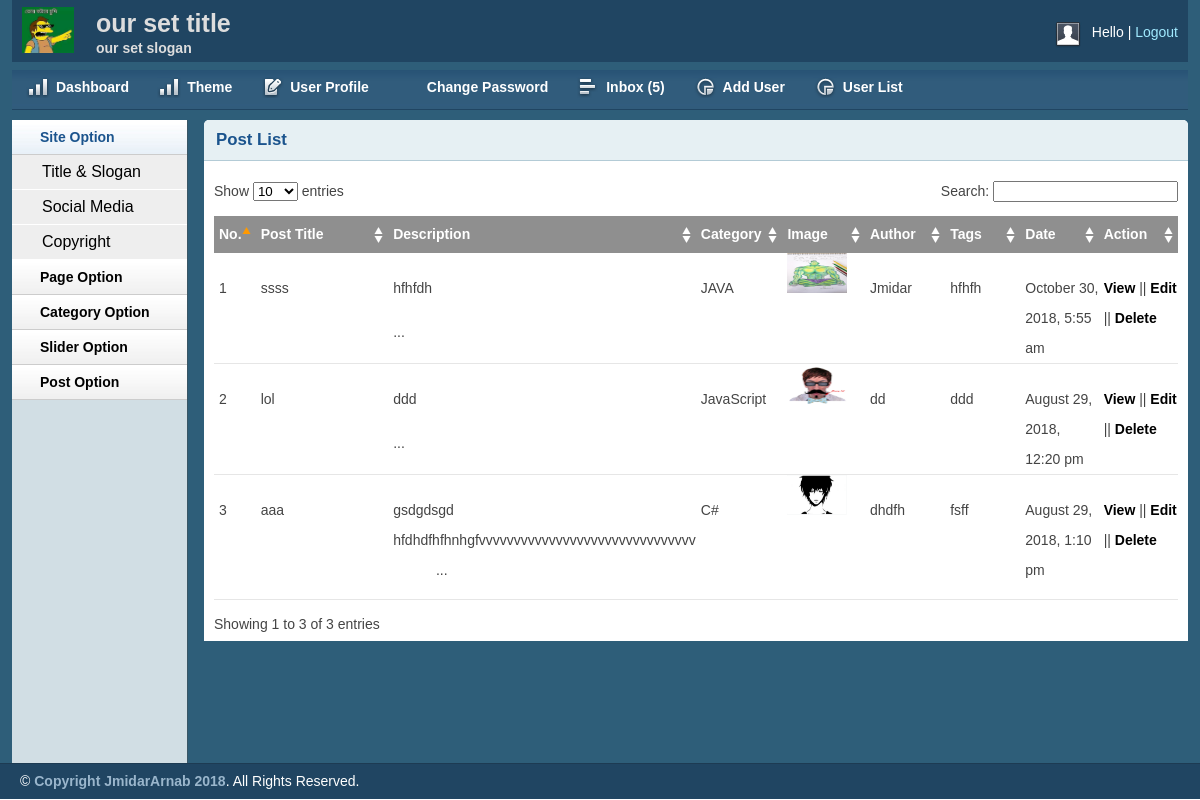
The app's page /admin/postlist.php with its own data.
### tables this page shows
CREATE TABLE `title_slogan` (
  `id` int(11) NOT NULL,
  `title` varchar(255) NOT NULL,
  `slogan` varchar(255) NOT NULL,
  `logo` varchar(255) NOT NULL
);

CREATE TABLE `tbl_post` (
  `id` int(11) NOT NULL,
  `cat` int(11) NOT NULL,
  `title` varchar(255) NOT NULL,
  `body` text NOT NULL,
  `image` varchar(255) NOT NULL,
  `author` varchar(50) NOT NULL,
  `tags` varchar(255) NOT NULL,
  `date` timestamp NOT NULL DEFAULT CURRENT_TIMESTAMP,
  `userid` int(11) NOT NULL
);

CREATE TABLE `tbl_category` (
  `id` int(11) NOT NULL,
  `name` varchar(50) NOT NULL
);

CREATE TABLE `tbl_footer` (
  `id` int(11) NOT NULL,
  `note` varchar(255) NOT NULL
);

### lib/Database.php (called while the page is built, shortened)
<?php
Class Database{
	public $host   = DB_HOST;
	public $user   = DB_USER;
	public $pass   = DB_PASS;
	public $dbname = DB_NAME;
	public $link;
	private function connectDB(){
	$this->link = new mysqli($this->host, $this->user, $this->pass, $this->dbname);
 }
	public function select($query){
		$result = $this->link->query($query) or die($this->link->error.__LINE__);
		if($result->num_rows > 0){
			return $result;
		} else {
			return false;
		}
	}
}

### lib/Session.php (called while the page is built, shortened)
<?php
class Session{
	public static function get($key){
		if (isset($_SESSION[$key])){
			return $_SESSION[$key];
		} else {
			return false;
		}
	}
}
?>

### helpers/Format.php (called while the page is built, shortened)
<?php
class Format{
	public function formatDate($date){
		return	date('F j, Y, g:i a', strtotime($date));
	}
	public function textShorten($text, $limit = 400){
		$text = $text. " ";
		$text = substr($text, 0, $limit);
		$text = substr($text, 0, strrpos($text, ' '));
		$text = $text."...";
		return $text;
	}
}
?>

### admin/postlist.php (the view, shortened to what this page needs)
<?php include 'inc/header.php' ?>
<?php include 'inc/sidebar.php' ?>
        <div class="grid_10">
            <div class="box round first grid">
                <h2>Post List</h2>
                <div class="block">
                    <table class="data display datatable" id="example">
					<thead>
						<tr>
							<th width="5%">No.</th>
							<th width="20%">Post Title</th>
							<th width="15%">Description</th>
							<th width="10%">Category</th>
							<th width="10%">Image</th>
							<th width="10%">Author</th>
							<th width="10%">Tags</th>
							<th width="10%">Date</th>
							<th width="10%">Action</th>
						</tr>
					</thead>
					<tbody>
				   <?php
                  	$query = "SELECT tbl_post.*, tbl_category.name FROM tbl_post INNER JOIN tbl_category ON tbl_post.cat = tbl_category.id ORDER By tbl_post.title desc";
                  	$post = $db->select($query);
                  	if ($post){
                  		$i = 0;
                  		while ($result = $post->fetch_assoc()) {
                  			$i++;
                  ?>
						<tr class="odd gradeX">
							<td><?php echo $i; ?></td>
							<td><?php echo $result['title']; ?></td>
							<td><?php echo $fm->textShorten($result['body'],100); ?></td>
							<td><?php echo $result['name']; ?></td>
							<td><img src="<?php echo $result['image']; ?>" height="40px"; width="60px"; /></td>
							<td><?php echo $result['author']; ?></td>
							<td><?php echo $result['tags']; ?></td>
							<td><?php echo $fm->formatDate($result['date']); ?></td>
			<td>
				<a href="viewpost.php?viewpostid=<?php echo $result['id']; ?>">View</a>
			<?php if (Session::get('userId') == $result['userid'] || Session::get('userRole') == '0')
			{ ?>
				||
				<a href="editpost.php?editpostid=<?php echo $result['id']; ?>">Edit</a>
				||
				<a onclick="return confirm('Are you sure to Delete...???');"
								 href="delpost.php?delpostid=<?php echo $result['id']; ?>">Delete</a>
			<?php } ?>
			</td>
		</tr>
				   <?php } } ?>
					</tbody>
				</table>
               </div>
            </div>
        </div>
<?php include 'inc/footer.php' ?>

### admin/inc/header.php (shortened to what this page needs)
<?php
    include '../lib/Session.php' ;
?>
<?php include '../lib/Database.php'; ?>
<?php include '../helpers/Format.php'; ?>
<?php
    $db = new Database();
    $fm = new Format();
?>
<!DOCTYPE html>
<html>
<head>
    <link rel="stylesheet" type="text/css" href="css/reset.css" media="screen" />
    <link rel="stylesheet" type="text/css" href="css/text.css" media="screen" />
    <link rel="stylesheet" type="text/css" href="css/grid.css" media="screen" />
    <link rel="stylesheet" type="text/css" href="css/layout.css" media="screen" />
    <link rel="stylesheet" type="text/css" href="css/nav.css" media="screen" />
    <link href="css/table/demo_page.css" rel="stylesheet" type="text/css" />
</head>
<body>
    <div class="container_12">
        <div class="grid_12 header-repeat">
            <div id="branding">
                <div class="floatleft logo">
    <?php
        $query = "SELECT * FROM title_slogan WHERE id=1";
        $blog_title = $db->select($query);
        if ($blog_title){
            while ($result = $blog_title->fetch_assoc()) {
    ?>
                        <img src="<?php echo $result['logo']; ?>" alt="Logo" />
                </div>
                <div class="floatleft middle">
                    <h1><?php echo $result['title']; ?></h1>
                    <p><?php echo $result['slogan']; ?></p>
                </div>
    <?php } } ?>
                <div class="floatright">
                    <div class="floatleft">
                        <img src="img/img-profile.jpg" alt="Profile Pic" /></div>
                    <div class="floatleft marginleft10">
                        <ul class="inline-ul floatleft">
                            <li>Hello <?php echo Session::get('username'); ?></li>
                            <li><a href="?action=logout">Logout</a></li>
                        </ul>
                    </div>
                </div>
            </div>
        </div>
        <div class="grid_12">
            <ul class="nav main">
                <li class="ic-dashboard"><a href="index.php"><span>Dashboard</span></a> </li>
                <li class="ic-dashboard"><a href="theme.php"><span>Theme</span></a> </li>
                <li class="ic-form-style"><a href="profile.php"><span>User Profile</span></a></li>
                <li class="ic-typography"><a href="changepassword.php"><span>Change Password</span></a></li>
                <li class="ic-grid-tables"><a href="inbox.php"><span>Inbox
            <?php
                $query = "SELECT * FROM tbl_contact WHERE status='0' order by id desc";
                $msg = $db->SELECT($query);
                  if ($msg) {
                      $count = mysqli_num_rows($msg);
                      echo "(".$count.")";
                  }else{
                    echo "(0)";
                  }
            ?>
                </span></a></li>
            <?php if(Session::get('userRole') == '0'){  ?>
                <li class="ic-charts"><a href="adduser.php"><span>Add User</span></a></li>
            <?php } ?>
                <li class="ic-charts"><a href="userlist.php"><span>User List</span></a></li>
            </ul>
        </div>

### admin/inc/footer.php (shortened to what this page needs)
    </div>
    <div id="site_info">
 <?php
    $query = "SELECT * FROM tbl_footer WHERE id='1'";
    $copyright = $db->select($query);
      if ($copyright){
        while ($result = $copyright->fetch_assoc()) {
  ?>
        <p>
         &copy; <a href="http://trainingwithliveproject.com"><?php echo $result['note']; ?> <?php echo date('Y'); ?></a>. All Rights Reserved.
        </p>
  <?php } } ?>
    </div>
</body>
</html>

### admin/css/layout.css (style rules this page uses)
body { background: #fff none repeat scroll 0 0; color: #444; font-size: 14px; padding: 0; }
.floatleft { float:left; }
.logo img { margin-top: -15px; width: 52px; }
.middle { margin-left: 22px; margin-top: -14px; }
.middle h1 { color:#ddd;margin:0 }
.middle p { color: #ddd; margin: 0; font-weight: bold; }
.floatright { float:right; }
.inline-ul li { display:inline; color:#fff; }
.marginleft10 { margin-left:10px; }
a { color: #000; font-weight:bold; text-decoration: none; }
.container_12, .container_16 { background:#2E5E79; }
h1, h2, h3, h4, h5, h6 { line-height:1.2em; margin-bottom:.3em; }
h2 { margin-top:1em; }
#branding { font-weight: normal; margin-bottom: 0; padding: 22px 10px 3px; text-align: left; }
.header-repeat { background:url(../img/header-repeat.jpg) repeat-x; }
#branding a { color:#A1EAFF; font-weight:normal; }
#branding a:before { content:" | "; color:#fff; }
#branding ul, #branding ul li { margin:0px; padding:0px; }
#branding li { padding:0px 0px 0px 0px !important; }
.box { background:#fff; margin-bottom:20px; padding:10px 10px 10px 10px; margin-left:-8px; }
.box.grid { padding-bottom:40px; }
.box.round { -moz-border-radius: 5px 5px 0px 0px; -webkit-border-radius: 5px 5px 0px 0px; border-radius: 5px 5px 0px 0px; }
.box h2 { font-size:1.2em; font-weight:bold; color:#1B548D; background:#E6F0F3; margin:-10px -10px 0 -10px; padding:10px 12px; border-bottom:1px solid #B3CBD6; -moz-border-radius: 5px 5px 0px 0px; -webkit-border-radius: 5px 5px 0px 0px; border-radius: 5px 5px 0px 0px; }
.box.first { min-height: 406px; }
.block { padding-top:20px; }
p { margin-bottom:1em; }
ul, ol { padding-top:0; }
#site_info { color:#fff; background:#204562; border-top:1px solid #1d3b53; padding-left:20px; }
#site_info p { line-height:35px; margin-bottom:0px; }
#site_info a { color:#9ab6cc; }
.block { padding-bottom:1px; }
table.display { margin: 0 auto; clear: both; width: 100%; }
.sorting_asc { background: #8f8f8f url(../img/table/sort_asc.png) no-repeat center right; padding:8px 5px; text-align:left; color:#fff; }
.sorting { background:#8f8f8f url(../img/table/sort_both.png) no-repeat center right; padding:8px 5px; text-align:left; color:#fff; }
tr.odd { height: 30px; line-height: 30px; border-bottom:1px solid #e6e6e6; }
tr.even { height: 30px; line-height: 30px; border-bottom:1px solid #e6e6e6; }
tr.odd td, tr.even td { padding-left:5px; }

### records on screen
title_slogan: logo (picture), title "our set title", slogan "our set slogan"
tbl_post: title "ssss", body "hfhfdh ...", tbl_category.name "JAVA", image (picture), author "Jmidar", tags "hfhfh", date "October 30, 2018, 5:55 am"
tbl_post: title "lol", body "ddd ...", tbl_category.name "JavaScript", image (picture), author "dd", tags "ddd", date "August 29, 2018, 12:20 pm"
tbl_post: title "aaa", body "gsdgdsgd hfdhdfhfhnhgfvvvvvvvvvvvvvvvvvvvvvvvvvvvvvvv ...", tbl_category.name "C#", image (picture), author "dhdfh", tags "fsff", date "August 29, 2018, 1:10 pm"
tbl_footer: note "Copyright JmidarArnab"

### other values on screen
$count "5"
